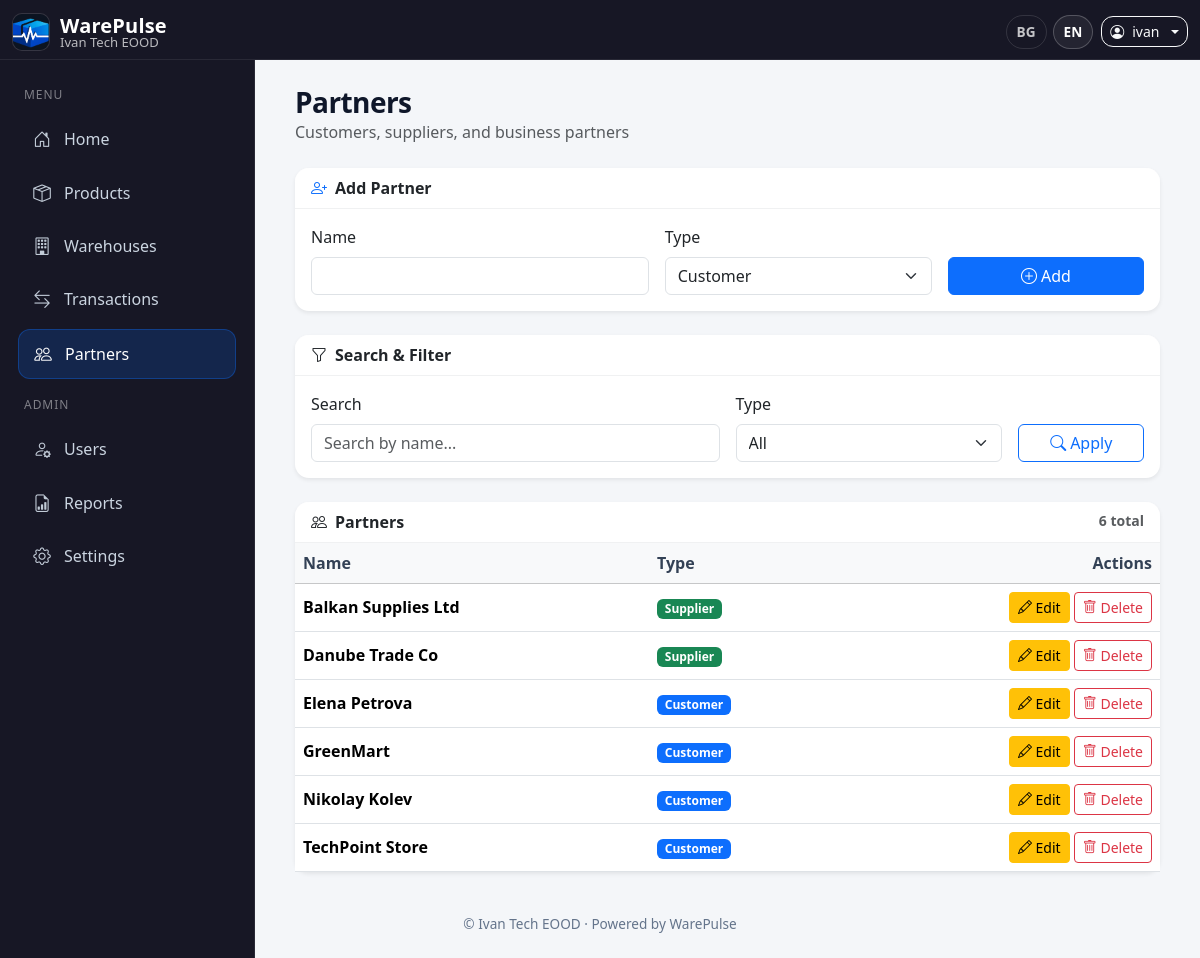
The page /partners (signed in) on the database its author committed.
### inventory/models.py (models this page shows, shortened)
class AppConfig(db.Model):
    __tablename__ = "app_config"
    id = db.Column(db.Integer, primary_key=True)
    owner_id = db.Column(db.Integer, db.ForeignKey("user.id"), nullable=False, unique=True)
    company_name = db.Column(db.String(120), default="My Company")
    logo_path = db.Column(db.String(200))
    notifications_enabled = db.Column(db.Boolean, default=True)
    low_stock_threshold = db.Column(db.Integer, default=5)
    default_language = db.Column(db.String(10), default="en")
    currency = db.Column(db.String(10), default="EUR")

class User(db.Model, UserMixin):
    __tablename__ = "user"
    id = db.Column(db.Integer, primary_key=True)
    username = db.Column(db.String(150), nullable=False, unique=True)
    email = db.Column(db.String(150), nullable=False, unique=True)
    password = db.Column(db.String(200), nullable=False)
    role = db.Column(db.String(50), nullable=False, default="User")
    created_by_id = db.Column(db.Integer, db.ForeignKey("user.id"), nullable=True)
    login_count = db.Column(db.Integer, default=0, nullable=False)
    last_login_ip = db.Column(db.String(64), nullable=True)
    last_login_country = db.Column(db.String(100), nullable=True)
    last_login_at = db.Column(db.DateTime, nullable=True)
    last_login_user_agent = db.Column(db.String(255), nullable=True)
    force_password_change = db.Column(db.Boolean, default=False, nullable=False)
    password_changed_at = db.Column(db.DateTime, nullable=True)
    company_name = db.Column(db.String(150), nullable=True)
    created_by = db.relationship("User", remote_side=[id], backref="created_users")
    transactions = db.relationship("Transaction", back_populates="user")
    login_events = db.relationship(
        "LoginEvent",
        back_populates="user",
        cascade="all, delete-orphan",
        order_by="desc(LoginEvent.logged_in_at)",
    )

class Partner(db.Model):
    __tablename__ = "partner"
    id = db.Column(db.Integer, primary_key=True)
    name = db.Column(db.String(150), nullable=False)
    type = db.Column(db.String(50))  # Customer / Supplier / Both
    owner_id = db.Column(db.Integer, db.ForeignKey("user.id"), nullable=True)
    transactions = db.relationship("Transaction", back_populates="partner")

### inventory/routes/partners.py (the view, shortened to what this page needs)
@bp.route("/partners", methods=["GET", "POST"])
@login_required
@roles_required("Admin / Owner", "Warehouse Manager", "Sales Agent")
def partners():
    owner_id = _get_owner_id()
    q = (request.args.get("q") or "").strip()
    f_type = (request.args.get("type") or "").strip()
    query = Partner.query
    if owner_id is not None:
        query = query.filter(Partner.owner_id == owner_id)
    if q:
        query = query.filter(Partner.name.ilike(f"%{q}%"))
    if f_type in ["Customer", "Supplier", "Both"]:
        query = query.filter(Partner.type == f_type)
    partners_list = query.order_by(Partner.name.asc()).all()
    return render_template(
        "partners.html",
        partners=partners_list,
        q=q,
        f_type=f_type,
    )

### inventory/routes/partners.py (called while the page is built)
def _get_owner_id():
    if current_user.role == "Developer":
        return None
    if current_user.role == "Admin / Owner":
        return current_user.id
    return current_user.created_by_id

### inventory/utils/translations.py (called while the page is built)
def load_translations(lang, app):
    path = os.path.join('translations', f'{lang}.json')
    if not os.path.exists(path):
        path = os.path.join('translations', f"{app.config['DEFAULT_LANG']}.json")
    with open(path, 'r', encoding='utf-8') as f:
        return json.load(f)

def set_language(app):
    lang = request.args.get('lang')
    if lang and lang in app.config['LANGUAGES']:
        session['lang'] = lang
    elif 'lang' not in session:
        session['lang'] = app.config['DEFAULT_LANG']
    g.lang = session['lang']
    g.translations = load_translations(g.lang, app)

def _(key):
    try:
        return g.translations.get(key, key)
    except Exception:
        return key

### inventory/templates/partners.html (shortened to what this page needs)
{% extends "base.html" %}
{% block content %}
<div class="container-fluid">
  <div class="d-flex flex-column flex-md-row justify-content-between align-items-start align-items-md-center gap-2 mb-4">
    <div>
      <h3 class="fw-bold mb-0">{{ _('Partners') }}</h3>
      <div class="text-muted">{{ _('Customers, suppliers, and business partners') }}</div>
    </div>
  </div>
  {% if current_user.role in ['Admin / Owner', 'Warehouse Manager'] %}
  <div class="card mb-4 shadow-sm">
    <div class="card-header bg-white fw-semibold">
      <i class="bi bi-person-plus me-2 text-primary"></i>{{ _('Add Partner') }}
    </div>
    <div class="card-body">
      <form method="POST" action="{{ url_for('partners.partners') }}" class="row g-3">
        <div class="col-md-5">
          <label class="form-label">{{ _('Name') }}</label>
          <input type="text" name="name" class="form-control" required>
        </div>
        <div class="col-md-4">
          <label class="form-label">{{ _('Type') }}</label>
          <select name="type" class="form-select" required>
            <option value="Customer">{{ _('Customer') }}</option>
          </select>
        </div>
        <div class="col-md-3 d-grid align-items-end">
          <button class="btn btn-primary">
            <i class="bi bi-plus-circle me-1"></i>{{ _('Add') }}
          </button>
        </div>
      </form>
    </div>
  </div>
  {% endif %}
  <div class="card mb-4 shadow-sm">
    <div class="card-header bg-white fw-semibold">
      <i class="bi bi-funnel me-2"></i>{{ _('Search & Filter') }}
    </div>
    <div class="card-body">
      <form method="GET" class="row g-3 align-items-end">
        <div class="col-md-6">
          <label class="form-label">{{ _('Search') }}</label>
          <input type="text" name="q" value="{{ q or '' }}" class="form-control"
                 placeholder="{{ _('Search by name...') }}">
        </div>
        <div class="col-md-4">
          <label class="form-label">{{ _('Type') }}</label>
          <select name="type" class="form-select">
            <option value="">{{ _('All') }}</option>
          </select>
        </div>
        <div class="col-md-2 d-grid">
          <button class="btn btn-outline-primary">
            <i class="bi bi-search me-1"></i>{{ _('Apply') }}
          </button>
        </div>
      </form>
    </div>
  </div>
  <div class="card shadow-sm">
    <div class="card-header bg-white fw-semibold d-flex justify-content-between">
      <div><i class="bi bi-people me-2"></i>{{ _('Partners') }}</div>
      <div class="text-muted small">{{ partners|length }} {{ _('total') }}</div>
    </div>
    <div class="table-responsive">
      <table class="table table-hover align-middle mb-0">
        <thead class="table-light">
          <tr>
            <th>{{ _('Name') }}</th>
            <th>{{ _('Type') }}</th>
            <th class="text-end">{{ _('Actions') }}</th>
          </tr>
        </thead>
        <tbody>
          {% for p in partners %}
          <tr>
            <td class="fw-semibold">{{ p.name }}</td>
            <td>
              {% if p.type == 'Customer' %}
                <span class="badge bg-primary">{{ _('Customer') }}</span>
              {% elif p.type == 'Supplier' %}
                <span class="badge bg-success">{{ _('Supplier') }}</span>
              {% else %}
                <span class="badge bg-warning text-dark">{{ _('Both') }}</span>
              {% endif %}
            </td>
            <td class="text-end">
              {% if current_user.role in ['Admin / Owner', 'Warehouse Manager'] %}
              <button class="btn btn-sm btn-warning edit-btn"
                      data-id="{{ p.id }}"
                      data-name="{{ p.name }}"
                      data-type="{{ p.type }}">
                <i class="bi bi-pencil"></i> {{ _('Edit') }}
              </button>
              {% endif %}
              {% if current_user.role == 'Admin / Owner' %}
              <form method="POST"
                    action="{{ url_for('partners.delete_partner', id=p.id) }}"
                    class="d-inline delete-form">
                <button class="btn btn-sm btn-outline-danger">
                  <i class="bi bi-trash"></i> {{ _('Delete') }}
                </button>
              </form>
              {% endif %}
            </td>
          </tr>
          {% else %}
          <tr>
            <td colspan="3" class="text-center text-muted py-4">
              {{ _('No partners found.') }}
            </td>
          </tr>
          {% endfor %}
        </tbody>
      </table>
    </div>
  </div>
</div>
{% endblock %}

### inventory/templates/base.html (shortened to what this page needs)
<!DOCTYPE html>
<html lang="{{ g.lang or 'en' }}">
<head>
  <link href="https://cdn.jsdelivr.net/npm/bootstrap@5.3.2/dist/css/bootstrap.min.css" rel="stylesheet" />
  <link href="https://cdn.jsdelivr.net/npm/bootstrap-icons@1.11.3/font/bootstrap-icons.css" rel="stylesheet" />
</head>
<body>
<nav class="navbar navbar-dark topbar fixed-top">
  <div class="container-fluid">
    <a class="navbar-brand brand"
       href="{% if current_user.is_authenticated %}
                {% if current_user.role == 'Developer' %}
                  {{ url_for('users.developer_dashboard') }}
                {% else %}
                  {{ url_for('main.index') }}
                {% endif %}
              {% else %}
                {{ url_for('main.landing') }}
              {% endif %}">
      <img src="{{ url_for('static', filename='warepulse-logo.png') }}" alt="WarePulse Logo" />
      <div class="d-flex flex-column">
        <span class="name">WarePulse</span>
        <span class="company">{{ g.app_config.company_name if g.app_config else '' }}</span>
      </div>
    </a>
    <div class="ms-auto d-flex align-items-center gap-2 top-actions">
      <div class="lang-pill d-none d-sm-flex align-items-center">
        <a href="?lang=bg" class="{% if g.lang=='bg' %}active{% endif %}">BG</a>
        <a href="?lang=en" class="{% if g.lang=='en' %}active{% endif %}">EN</a>
      </div>
      {% if current_user.is_authenticated %}
        <div class="dropdown">
          <a class="btn btn-outline-light btn-sm dropdown-toggle d-flex align-items-center gap-2"
             href="#" id="userDropdown" data-bs-toggle="dropdown" aria-expanded="false">
            <i class="bi bi-person-circle"></i>
            <span class="d-none d-sm-inline">{{ current_user.username }}</span>
          </a>
        </div>
      {% else %}
        <a class="btn btn-outline-light btn-sm" href="{{ url_for('auth.login') }}">{{ _('Login') }}</a>
        <a class="btn btn-primary btn-sm" href="{{ url_for('auth.register_admin') }}">{{ _('Register') }}</a>
      {% endif %}
    </div>
  </div>
</nav>
{% if current_user.is_authenticated and current_user.role != 'Developer' %}
  <aside id="sidebar" class="sidebar">
    <div class="nav-group-label">{{ _('Menu') }}</div>
    <a href="{{ url_for('main.index') }}"
       class="side-link {% if request.endpoint == 'main.index' %}active{% endif %}">
      <i class="bi bi-house-door"></i> {{ _('Home') }}
    </a>
    <a href="{{ url_for('products.products') }}"
       class="side-link {% if request.endpoint and request.endpoint.startswith('products.') %}active{% endif %}">
      <i class="bi bi-box-seam"></i> {{ _('Products') }}
    </a>
    <a href="{{ url_for('warehouses.warehouses') }}"
       class="side-link {% if request.endpoint and request.endpoint.startswith('warehouses.') %}active{% endif %}">
      <i class="bi bi-building"></i> {{ _('Warehouses') }}
    </a>
    <a href="{{ url_for('transactions.transactions') }}"
       class="side-link {% if request.endpoint and request.endpoint.startswith('transactions.') %}active{% endif %}">
      <i class="bi bi-arrow-left-right"></i> {{ _('Transactions') }}
    </a>
    <a href="{{ url_for('partners.partners') }}"
       class="side-link {% if request.endpoint and request.endpoint.startswith('partners.') %}active{% endif %}">
      <i class="bi bi-people"></i> {{ _('Partners') }}
    </a>
    {% if current_user.role == 'Admin / Owner' %}
      <div class="nav-group-label">{{ _('Admin') }}</div>
      <a href="{{ url_for('users.users') }}"
         class="side-link {% if request.endpoint and request.endpoint.startswith('users.') %}active{% endif %}">
        <i class="bi bi-person-gear"></i> {{ _('Users') }}
      </a>
      <a href="{{ url_for('reports.reports_home') }}"
         class="side-link {% if request.endpoint and request.endpoint.startswith('reports.') %}active{% endif %}">
        <i class="bi bi-file-earmark-bar-graph"></i> {{ _('Reports') }}
      </a>
      <a href="{{ url_for('settings.settings') }}"
         class="side-link {% if request.endpoint and request.endpoint.startswith('settings.') %}active{% endif %}">
        <i class="bi bi-gear"></i> {{ _('Settings') }}
      </a>
    {% endif %}
  </aside>
{% endif %}
<div class="content-wrap">
  <main class="main-content">
    {% block content %}{% endblock %}
  </main>
  <footer class="footer text-center">
    <div class="container">
      {% set company = g.app_config.company_name if g.app_config else '' %}
      © {{ company }} · Powered by WarePulse
    </div>
  </footer>
</div>
</body>
</html>

### inventory/templates/base.html (style rules this page uses)
:root { --sidebar-width: 255px; --bg: #f4f6f9; --surface: #ffffff; --topbar: #171725; --sidebar: #171725; --sidebar-border: rgba(255,255,255,0.08); --text: #0f172a; --muted: #64748b; --link: #cbd5e1; --link-hover: #ffffff; --link-active-bg: rgba(13, 110, 253, 0.18); --primary: #0d6efd; --shadow: 0 0.35rem 1.2rem rgba(15, 23, 42, 0.08); --radius: 14px; }
body { background: var(--bg); color: var(--text); font-family: system-ui, -apple-system, "Segoe UI", Roboto, "Helvetica Neue", Arial, "Noto Sans", "Apple Color Emoji","Segoe UI Emoji"; margin: 0; }
.topbar { background: var(--topbar); border-bottom: 1px solid rgba(255,255,255,0.08); height: 60px; }
.brand { text-decoration: none; display: flex; align-items: center; gap: 10px; min-width: 220px; }
.brand img { height: 38px; width: 38px; border-radius: 10px; object-fit: cover; background: rgba(255,255,255,0.06); border: 1px solid rgba(255,255,255,0.08); }
.brand .name { color: #fff; font-weight: 750; letter-spacing: 0.2px; line-height: 1.05; }
.brand .company { color: rgba(255,255,255,0.7); font-size: 0.82rem; line-height: 1.05; }
.top-actions .btn, .top-actions .dropdown-toggle { border-radius: 12px; }
.lang-pill a { color: rgba(255,255,255,0.75); text-decoration: none; font-weight: 600; font-size: 0.85rem; padding: 6px 10px; border-radius: 999px; border: 1px solid rgba(255,255,255,0.12); margin-left: 6px; }
.lang-pill a.active, .lang-pill a:hover { color: #fff; border-color: rgba(255,255,255,0.22); background: rgba(255,255,255,0.06); }
.sidebar { position: fixed; top: 60px; left: 0; width: var(--sidebar-width); height: calc(100% - 60px); background: var(--sidebar); border-right: 1px solid var(--sidebar-border); padding: 14px 10px; overflow-y: auto; z-index: 2000; transform: translateX(0); transition: transform .25s ease; }
.nav-group-label { color: rgba(255,255,255,0.45); font-size: 0.75rem; letter-spacing: .08em; text-transform: uppercase; padding: 12px 14px 6px; }
.side-link { display: flex; align-items: center; gap: 12px; padding: 11px 14px; margin: 5px 8px; border-radius: 12px; text-decoration: none; color: var(--link); transition: background .15s ease, color .15s ease, transform .05s ease; }
.side-link i { font-size: 1.1rem; width: 20px; text-align: center; opacity: 0.95; }
.side-link.active { background: var(--link-active-bg); color: #fff; border: 1px solid rgba(13,110,253,0.35); }
.content-wrap { margin-top: 60px; min-height: calc(100vh - 60px); display: flex; flex-direction: column; }
.main-content { flex: 1; padding: 22px; transition: margin-left .25s ease; }
@media (min-width: 992px) { .main-content { margin-left: var(--sidebar-width); padding: 26px 28px; } }
.card { border: 0; border-radius: var(--radius); box-shadow: var(--shadow); }
.card-header { border-bottom: 1px solid rgba(15,23,42,0.06); border-top-left-radius: var(--radius) !important; border-top-right-radius: var(--radius) !important; }
.table thead th { font-weight: 700; color: #334155; }
.footer { color: var(--muted); font-size: 0.85rem; padding: 16px 0 24px; }
h1, h2, h3 { letter-spacing: -0.02em; }

### rows shown on the page
AppConfig: app_config "Ivan Tech EOOD", company_name "Ivan Tech EOOD"
User: username "ivan"
Partner: name "Balkan Supplies Ltd"
Partner: name "Danube Trade Co"
Partner: name "Elena Petrova"
Partner: name "GreenMart"
Partner: name "Nikolay Kolev"
Partner: name "TechPoint Store"

### other values the page prints
{{ partners|length }} "6"
form field type "Customer"
form field type "All"
